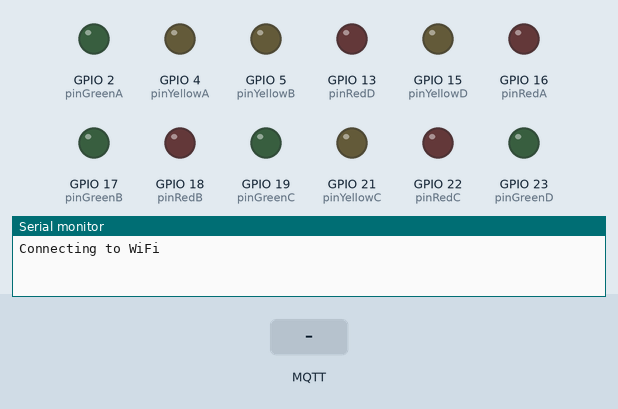
Recording of a sketch running on a simulated ESP32. Parts: output pins drawn as LEDs (lit = HIGH), the last lines printed to the serial monitor. Inputs (shaded band) come from the test bench. WiFi joins after 1.5 s; servers stay silent unless stated; no MQTT or app messages arrive unless stated.

Above: at 0.1 s.
At 24.7 s:
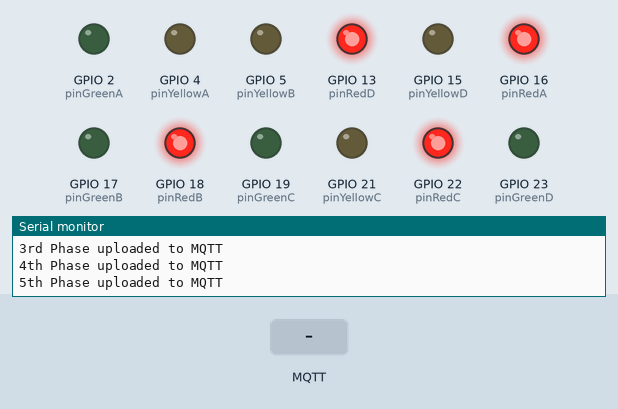
24.8 s: MQTT message "1" arrives on the first subscribed topic
At 30.5 s:
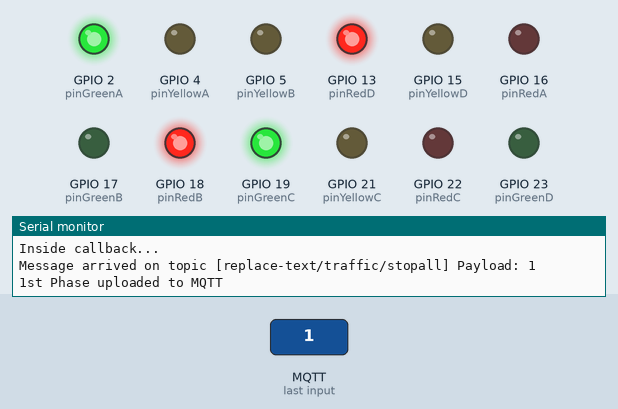
Timing chart, 0 to 32.0 s (numbered marks = the images above; inputs shaded):
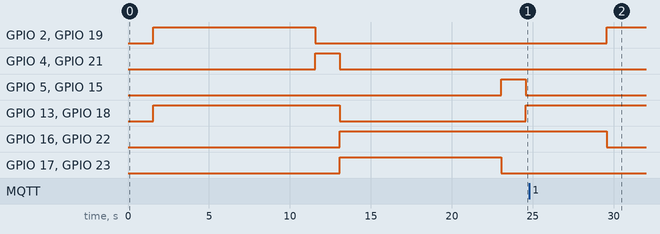

The sketch:

Traffic_Light_MQTT_GITHUB.ino
```cpp
#include <Arduino.h>
#include <WiFi.h>
#include <PubSubClient.h>
#include <ArduinoOTA.h>

// WiFi credentials
const char ssid[] = "Wokwi-GUEST";
const char password[] = "";

// MQTT Broker
const char mqtt_server[] = "test.mosquitto.org";
const int mqtt_port = 1883;

// MQTT topics for each LED
/* replace the 'replace-text' with some name like " rexday/traffic/green/A;" to make it work and avoid conficts with others */
const char greenTopicA[] = "replace-text/traffic/green/A";
const char yellowTopicA[] = "replace-text/traffic/yellow/A";
const char redTopicA[] = "replace-text/traffic/red/A";
const char greenTopicB[] = "replace-text/traffic/green/B";
const char yellowTopicB[] = "replace-text/traffic/yellow/B";
const char redTopicB[] = "replace-text/traffic/red/B";
const char greenTopicC[] = "replace-text/traffic/green/C";
const char yellowTopicC[] = "replace-text/traffic/yellow/C";
const char redTopicC[] = "replace-text/traffic/red/C";
const char greenTopicD[] = "replace-text/traffic/green/D";
const char yellowTopicD[] = "replace-text/traffic/yellow/D";
const char redTopicD[] = "replace-text/traffic/red/D";
const char stopAllTopic[] = "replace-text/traffic/stopall";

// Define the pins for controlling the traffic lights
const int pinGreenA = 2;
const int pinYellowA = 4;
const int pinRedA = 16;
const int pinGreenB = 17;
const int pinYellowB = 5;
const int pinRedB = 18;
const int pinGreenC = 19;
const int pinYellowC = 21;
const int pinRedC = 22;
const int pinGreenD = 23;
const int pinYellowD = 15;
const int pinRedD = 13;

// Define the durations for each light phase in milliseconds
const unsigned long greenDuration = 10000; // 10 seconds
const unsigned long yellowDuration = 1500; // 1.5 seconds
const unsigned long redDuration = 10000;   // 10 seconds
const unsigned long zebra_crossDuration = 5000; // 5 seconds
// MQTT keep alive interval in seconds
const int keepAliveInterval = 60; // 1 minute

// WiFi client
WiFiClient espClient;

// MQTT client
PubSubClient client(espClient);

// Variable to control stopping all
bool stopAll = false;

// Function prototypes
void setLights(int pinGreen, int pinYellow, int pinRed, bool green, bool yellow, bool red);
void connectToWiFi();
void connectToMQTT();
void callback(char* topic, byte* payload, unsigned int length);

void setup() {
  Serial.begin(115200);
  ArduinoOTA.begin(); // Initialize OTA

  // Initialize pins as outputs
  pinMode(pinGreenA, OUTPUT);
  pinMode(pinYellowA, OUTPUT);
  pinMode(pinRedA, OUTPUT);
  pinMode(pinGreenB, OUTPUT);
  pinMode(pinYellowB, OUTPUT);
  pinMode(pinRedB, OUTPUT);
  pinMode(pinGreenC, OUTPUT);
  pinMode(pinYellowC, OUTPUT);
  pinMode(pinRedC, OUTPUT);
  pinMode(pinGreenD, OUTPUT);
  pinMode(pinYellowD, OUTPUT);
  pinMode(pinRedD, OUTPUT);

  // Connect to WiFi
  connectToWiFi();

  // Connect to MQTT
  connectToMQTT();
}

void loop() {
  ArduinoOTA.handle();
  if (!client.connected()) {
    connectToMQTT();
  }
  client.loop();

  // Check if stopping all is requested
  if (stopAll) {
    Serial.println("Received stop all code");
  } else {
    // Phase 1: A and C green, B and D red
    setLights(pinGreenA, pinYellowA, pinRedA, true, false, false);
    setLights(pinGreenB, pinYellowB, pinRedB, false, false, true);
    setLights(pinGreenC, pinYellowC, pinRedC, true, false, false);
    setLights(pinGreenD, pinYellowD, pinRedD, false, false, true);
    client.publish(greenTopicA, "on");
    client.publish(greenTopicB, "off");
    client.publish(greenTopicC, "on");
    client.publish(greenTopicD, "off");

    client.publish(redTopicA, "off");
    client.publish(redTopicB, "on");
    client.publish(redTopicC, "off");
    client.publish(redTopicD, "on");

    client.publish(yellowTopicA, "off");
    client.publish(yellowTopicB, "off");
    client.publish(yellowTopicC, "off");
    client.publish(yellowTopicD, "off");

    Serial.println("1st Phase uploaded to MQTT");
    delay(greenDuration);

    // Phase 2: A and C yellow, B and D red
    setLights(pinGreenA, pinYellowA, pinRedA, false, true, false);
    setLights(pinGreenB, pinYellowB, pinRedB, false, false, true);
    setLights(pinGreenC, pinYellowC, pinRedC, false, true, false);
    setLights(pinGreenD, pinYellowD, pinRedD, false, false, true);
    client.publish(greenTopicA, "off");
    client.publish(greenTopicB, "off");
    client.publish(greenTopicC, "off");
    client.publish(greenTopicD, "off");

    client.publish(redTopicA, "off");
    client.publish(redTopicB, "on");
    client.publish(redTopicC, "off");
    client.publish(redTopicD, "on");

    client.publish(yellowTopicA, "on");
    client.publish(yellowTopicB, "off");
    client.publish(yellowTopicC, "on");
    client.publish(yellowTopicD, "off");

    Serial.println("2nd Phase uploaded to MQTT");

    delay(yellowDuration);

    // Phase 3: A and C red, B and D green
    setLights(pinGreenA, pinYellowA, pinRedA, false, false, true);
    setLights(pinGreenB, pinYellowB, pinRedB, true, false, false);
    setLights(pinGreenC, pinYellowC, pinRedC, false, false, true);
    setLights(pinGreenD, pinYellowD, pinRedD, true, false, false);
    client.publish(greenTopicA, "off");
    client.publish(greenTopicB, "on");
    client.publish(greenTopicC, "off");
    client.publish(greenTopicD, "on");

    client.publish(redTopicA, "on");
    client.publish(redTopicB, "off");
    client.publish(redTopicC, "on");
    client.publish(redTopicD, "off");

    client.publish(yellowTopicA, "off");
    client.publish(yellowTopicB, "off");
    client.publish(yellowTopicC, "off");
    client.publish(yellowTopicD, "off");

    Serial.println("3rd Phase uploaded to MQTT");

    delay(redDuration);

    // Phase 4: A and C red, B and D yellow
    setLights(pinGreenA, pinYellowA, pinRedA, false, false, true);
    setLights(pinGreenB, pinYellowB, pinRedB, false, true, false);
    setLights(pinGreenC, pinYellowC, pinRedC, false, false, true);
    setLights(pinGreenD, pinYellowD, pinRedD, false, true, false);
    client.publish(greenTopicA, "off");
    client.publish(greenTopicB, "off");
    client.publish(greenTopicC, "off");
    client.publish(greenTopicD, "off");

    client.publish(redTopicA, "on");
    client.publish(redTopicB, "off");
    client.publish(redTopicC, "on");
    client.publish(redTopicD, "off");

    client.publish(yellowTopicA, "off");
    client.publish(yellowTopicB, "on");
    client.publish(yellowTopicC, "off");
    client.publish(yellowTopicD, "on");

    Serial.println("4th Phase uploaded to MQTT");

    delay(yellowDuration);

    // Phase 5: All red
    setLights(pinGreenA, pinYellowA, pinRedA, false, false, true);
    setLights(pinGreenB, pinYellowB, pinRedB, false, false, true);
    setLights(pinGreenC, pinYellowC, pinRedC, false, false, true);
    setLights(pinGreenD, pinYellowD, pinRedD, false, false, true);
    client.publish(greenTopicA, "off");
    client.publish(greenTopicB, "off");
    client.publish(greenTopicC, "off");
    client.publish(greenTopicD, "off");

    client.publish(redTopicA, "on");
    client.publish(redTopicB, "on");
    client.publish(redTopicC, "on");
    client.publish(redTopicD, "on");

    client.publish(yellowTopicA, "off");
    client.publish(yellowTopicB, "off");
    client.publish(yellowTopicC, "off");
    client.publish(yellowTopicD, "off");

    Serial.println("5th Phase uploaded to MQTT");

    delay(zebra_crossDuration);
  }
}

void setLights(int pinGreen, int pinYellow, int pinRed, bool green, bool yellow, bool red) {
  digitalWrite(pinGreen, green);
  digitalWrite(pinYellow, yellow);
  digitalWrite(pinRed, red);
}

void connectToWiFi() {
  WiFi.begin(ssid, password);
  Serial.print(F("Connecting to WiFi"));
  while (WiFi.status() != WL_CONNECTED) {
    delay(500);
    Serial.print(".");
  }
  Serial.println(F("WiFi connected"));
}

void connectToMQTT() {
  client.setServer(mqtt_server, mqtt_port);
  client.setCallback(callback);
  client.setKeepAlive(keepAliveInterval); // Set MQTT keep-alive interval

  while (!client.connected()) {
    Serial.print(F("Connecting to MQTT..."));
    if (client.connect("espClient")) {
      Serial.println(F("connected"));
    } else {
      Serial.print(F("failed, rc="));
      Serial.print(client.state());
      Serial.println(F(" try again in 5 seconds"));
      delay(5000);
    }
  }

  // Subscribe to the stopAll topic after connecting to MQTT
  client.subscribe(stopAllTopic);
}

void callback(char *topic, byte *payload, unsigned int length) {
  Serial.println(F("Inside callback..."));
  Serial.print(F("Message arrived on topic ["));
  Serial.print(topic);
  Serial.print(F("] Payload: "));

  for (int i = 0; i < length; i++) {
    Serial.print((char)payload[i]);
  }
  Serial.println();

  // Handle LED control messages
  if (strcmp(topic, stopAllTopic) == 0) {
    if (payload[0] == 'on') {
      Serial.println(F("Stop all topic received: ON"));
      stopAll = true;
    } else if (payload[0] == 'off') {
      Serial.println(F("Stop all topic received: OFF"));
      stopAll = false;
    }
  }
}
```
